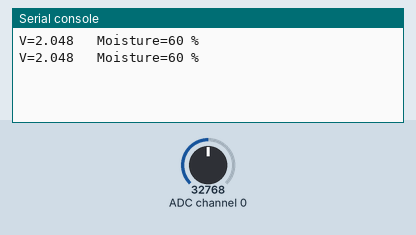
Bench run of a program on a simulated CircuitPython board. Parts: the last lines printed to the serial console. The test bench sets the inputs (shaded band); at power-on: ADC channel 0 = 32768 (analog values on the 0–65535 scale).

Above: at 1.2 s.
1.3 s: ADC channel 0 set to 45874
At 2.6 s:
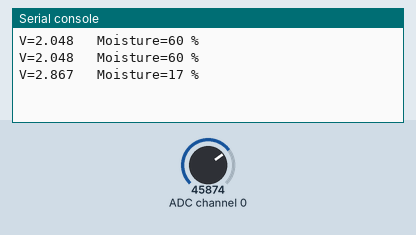
2.8 s: ADC channel 0 set to 57670
At 3.7 s:
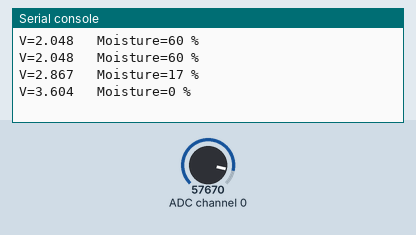
Timing chart, 0 to 5.8 s (numbered marks = the images above; inputs shaded):
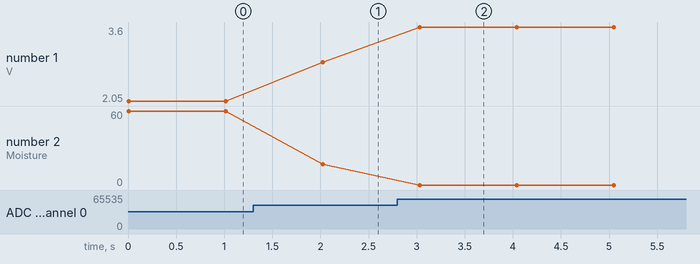

Measured:
- after the input at 1.3 s, the serial console: prints a new line after 0.72 s (image 1)
- after the input at 2.8 s, the serial console: prints a new line after 0.23 s (image 2)
- plotted number 1: 2.05 → 2.87 after the input at 1.3 s, 2.87 → 3.6 after the input at 2.8 s
- plotted number 2: 60 → 17 after the input at 1.3 s, 17 → 0 after the input at 2.8 s

The program:

example.py
```python
# Python script for a Raspberry Pi using an ADS1115 I2C ADC to measure probe voltage, convert it to a moisture percentage using DRY/WET voltages, and print the readings periodically.
#
# Buy this module: https://shillehtek.com/products/soil-moisture-sensor-hygrometer-module-for-arduino-watering-kit
# Full manual: https://shillehtek.com/blogs/shillehtek-product-manuals/soil-moisture-sensor-hygrometer-module-for-arduino-watering-kit-manual
# More examples: https://github.com/shillehbean/shillehtek-examples
#

#!/usr/bin/env python3
# Soil moisture + ADS1115 on Raspberry Pi
# pip install adafruit-circuitpython-ads1x15

import time
import board, busio
from adafruit_ads1x15.ads1115 import ADS1115
from adafruit_ads1x15.analog_in import AnalogIn

i2c = busio.I2C(board.SCL, board.SDA)
ads = ADS1115(i2c)
ao  = AnalogIn(ads, 0)

DRY = 3.20   # volts in air
WET = 1.30   # volts submerged

while True:
    v   = ao.voltage
    pct = max(0, min(100, int((DRY - v) * 100 / (DRY - WET))))
    print("V={:.3f}   Moisture={} %".format(v, pct))
    time.sleep(1)
```
